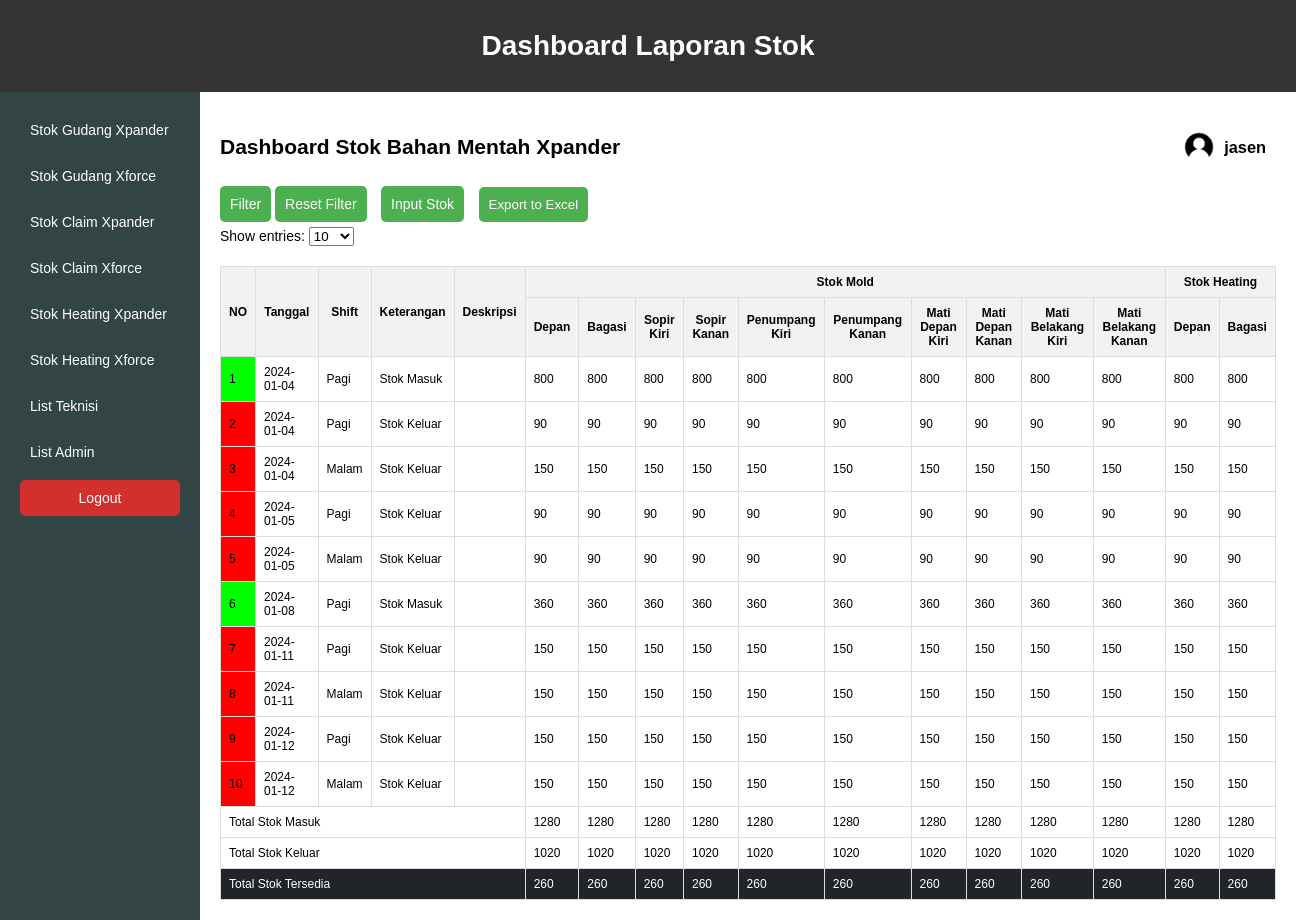
Page /stok_mt_xpander.php (signed in) on the committed database.
### tables this page shows
CREATE TABLE `mt_xpander` (
  `id_mtxp` int(5) NOT NULL,
  `tanggal` date NOT NULL,
  `keterangan` text NOT NULL,
  `deskripsi` text NOT NULL,
  `kdp` int(11) NOT NULL,
  `kbg` int(11) NOT NULL,
  `kpkr` int(11) NOT NULL,
  `kpkn` int(11) NOT NULL,
  `kskr` int(11) NOT NULL,
  `kskn` int(11) NOT NULL,
  `kmdkr` int(11) NOT NULL,
  `kmdkn` int(11) NOT NULL,
  `kmbkr` int(11) NOT NULL,
  `kmbkn` int(11) NOT NULL,
  `shift` varchar(20) NOT NULL,
  `htdp` int(11) NOT NULL,
  `htbg` int(11) NOT NULL
);

### stok_mt_xpander.php (the view, shortened to what this page needs)
<?php
$userName = $_SESSION['username'];
?>
<!DOCTYPE html>
<html lang="en">
<head>
</head>
<body>
<div class="header">
    <div>
        <h1>Dashboard Laporan Stok</h1>
    </div>
</div>
<div class="container">
        <div class="sidebar">
            <div class="menu">
                <a href="stok_mt_xpander.php?produk=xpander&jenis=bahan_mentah">Stok Gudang Xpander</a>
                <a href="stok_mt_xforce.php?produk=xforce&jenis=bahan_mentah">Stok Gudang Xforce</a>
                <a href="stok_claim_xpander.php">Stok Claim Xpander</a>
                <a href="stok_claim_xforce.php">Stok Claim Xforce</a>
                <a href="stok_ht_xpander.php?produk=xpander&jenis=heating">Stok Heating Xpander</a>
                <a href="stok_ht_xforce.php?produk=xforce&jenis=heating">Stok Heating Xforce</a>
                <a href="list_teknisi.php">List Teknisi</a>
                <a href="list_admin.php">List Admin</a>
            </div>
            <div class="logout">
                <a href="logout.php">Logout</a>
            </div>
        </div>
<div class="content">
<div class="inner-header">
<div>
     <h2>Dashboard Stok Bahan Mentah Xpander </h2>
	 </div>
	 <div class="inner-header">
        <h3><img style="max-width:30px; "src="asset/image/profile1.png"><?php echo $userName; ?></h3>
    </div>
	  </div>
    <div class="button-container">
		<a href="javascript:void(0);" onclick="toggleFilterForm()">Filter</a>
		<a href="stok_mt_xpander.php" style="margin-right:1%;">Reset Filter</a>
        <a href="input_mt_xpander.php" style="margin-right:1%;">Input Stok</a>
		<button onclick="exportToExcel()">Export to Excel</button>
    </div>
	<div class="button-container">
        <label for="showEntriesSelect">Show entries:</label>
        <select id="showEntriesSelect" onchange="showEntries()">
            <option value="10">10</option>
        </select>
    </div>
    <table>
        <thead>
            <tr>
                <th rowspan="2">NO</th>
				<th rowspan="2">Tanggal</th>
				<th rowspan="2">Shift</th>
				<th rowspan="2">Keterangan</th>
				<th rowspan="2">Deskripsi</th>
				<th colspan="10">Stok Mold</th>
				<th colspan="2">Stok Heating</th>
            </tr>
			<tr>
				<th>Depan</th>
                <th>Bagasi</th>
                <th>Sopir Kiri</th>
				<th>Sopir Kanan</th>
				<th>Penumpang Kiri</th>
				<th>Penumpang Kanan</th>
				<th>Mati Depan Kiri</th>
				<th>Mati Depan Kanan</th>
				<th>Mati Belakang Kiri</th>
				<th>Mati Belakang Kanan</th>
				<th>Depan</th>
				<th>Bagasi</th>
			</tr>
        </thead>
        <tbody>
            <?php
			$totalStokMasukMold = [
                'kdp' => 0, 'kbg' => 0, 'kpkr' => 0, 'kpkn' => 0,
                'kskr' => 0, 'kskn' => 0, 'kmdkr' => 0, 'kmdkn' => 0,
                'kmbkr' => 0, 'kmbkn' => 0
            ];
            $totalStokKeluarMold = [
                'kdp' => 0, 'kbg' => 0, 'kpkr' => 0, 'kpkn' => 0,
                'kskr' => 0, 'kskn' => 0, 'kmdkr' => 0, 'kmdkn' => 0,
                'kmbkr' => 0, 'kmbkn' => 0
            ];
            $totalStokMasukHeating = ['htdp' => 0, 'htbg' => 0];
            $totalStokKeluarHeating = ['htdp' => 0, 'htbg' => 0];
			$no = 1;
                include 'koneksi.php';
               $sql = "SELECT * FROM mt_xpander";
				$result = mysqli_query($koneksi, $sql);
                if (mysqli_num_rows($result) > 0) {
                    while($row = mysqli_fetch_assoc($result)) {
                        echo "<tr>";
						if ($row["keterangan"] == "Stok Masuk") {
							echo "<td class='stok-masuk'>" . $no . "</td>";
						} elseif ($row["keterangan"] == "Stok Keluar") {
							echo "<td class='stok-keluar'>" . $no . "</td>";
						}elseif ($row["keterangan"] == "Stok Masuk Dari Line") {
							echo "<td class='stok-masuk-line'>" . $no . "</td>";
						}
                        echo "<td>" . $row["tanggal"] . "</td>";
						echo "<td>" . $row["shift"] . "</td>";
						echo "<td>" . $row["keterangan"] . "</td>";
						echo "<td>" . $row["deskripsi"] . "</td>";
						if ($row["keterangan"] == "Stok Masuk") {
                        foreach ($totalStokMasukMold as $key => $value) {
                            $totalStokMasukMold[$key] += $row[$key];
                        }
                        foreach ($totalStokMasukHeating as $key => $value) {
                            $totalStokMasukHeating[$key] += $row[$key];
                        }
                    } elseif ($row["keterangan"] == "Stok Keluar") {
                        foreach ($totalStokKeluarMold as $key => $value) {
                            $totalStokKeluarMold[$key] += $row[$key];
                        }
                        foreach ($totalStokKeluarHeating as $key => $value) {
                            $totalStokKeluarHeating[$key] += $row[$key];
                        }
                    }
                        echo "<td>" . $row["kdp"] . "</td>";
                        echo "<td>" . $row["kbg"] . "</td>";
                        echo "<td>" . $row["kpkr"] . "</td>";
						echo "<td>" . $row["kpkn"] . "</td>";
						echo "<td>" . $row["kskr"] . "</td>";
                        echo "<td>" . $row["kskn"] . "</td>";
                        echo "<td>" . $row["kmdkr"] . "</td>";
						echo "<td>" . $row["kmdkn"] . "</td>";
						echo "<td>" . $row["kmbkr"] . "</td>";
						echo "<td>" . $row["kmbkn"] . "</td>";
						echo "<td>" . $row["htdp"] . "</td>";
						echo "<td>" . $row["htbg"] . "</td>";
						echo "</tr>";
						$no++;
					}
            } else {
                echo "<tr><td colspan='15'>Tidak ada data</td></tr>";
            }
            ?>
        </tbody>
		 <tfoot>
            <tr>
                <td colspan='5'>Total Stok Masuk</td>
                <?php
                foreach ($totalStokMasukMold as $value) {
                    echo "<td>$value</td>";
                }
                foreach ($totalStokMasukHeating as $value) {
                    echo "<td>$value</td>";
                }
                ?>
            </tr>
            <tr>
                <td colspan='5'>Total Stok Keluar</td>
                <?php
                foreach ($totalStokKeluarMold as $value) {
                    echo "<td>$value</td>";
                }
                foreach ($totalStokKeluarHeating as $value) {
                    echo "<td>$value</td>";
                }
                ?>
            </tr>
            <tr>
                <td colspan='5'>Total Stok Tersedia</td>
                <?php
                foreach ($totalStokMasukMold as $key => $value) {
                    $totalStokTersediaMold[$key] = $totalStokMasukMold[$key] - $totalStokKeluarMold[$key];
                    echo "<td>$totalStokTersediaMold[$key]</td>";
                }
                foreach ($totalStokMasukHeating as $key => $value) {
                    $totalStokTersediaHeating[$key] = $totalStokMasukHeating[$key] - $totalStokKeluarHeating[$key];
                    echo "<td>$totalStokTersediaHeating[$key]</td>";
                }
                ?>
            </tr>
        </tfoot>
    </table>
	</div>
</body>
</html>

### stok_mt_xpander.php (style rules this page uses)
body { font-family: Arial, sans-serif; margin: 20px; }
table { width: 100%; border-collapse: collapse; margin-top: 20px; font-size: 12px; }
th, td { border: 1px solid #ddd; padding: 8px; text-align: left; }
th { background-color: #f2f2f2; text-align: center; }
.button-container { margin-top: 5px; }
.button-container a, .button-container button { padding: 10px; background-color: #4CAF50; color: white; text-decoration: none; border: none; border-radius: 5px; cursor: pointer; }
table tfoot tr:last-child { background-color: #212529; color: white; }
.stok-masuk { background-color: #00FF00; }
.stok-keluar { background-color: #FF0000; }
body { font-family: Arial, sans-serif; margin: 0; font-size: 14px; display: flex; flex-direction: column; min-height: 100vh; background-color: #f4f4f4; }
h1 { text-align: center; margin: 20px 0; }
h3 { text-align: right; margin: 20px 0; }
.container { display: flex; flex: 1; }
.sidebar { background-color: #344; padding: 20px; min-width: 200px; box-sizing: border-box; color: white; }
.header { background-color: #333; padding: 10px; min-width: 200px; box-sizing: border-box; color: white; }
.menu a { text-decoration: none; padding: 10px; color: white; border-radius: 5px; margin-bottom: 10px; display: block; transition: background-color 0.3s; }
.logout { text-align: center; margin-top: auto; }
.logout a { text-decoration: none; padding: 10px; background-color: #d32f2f; color: white; border-radius: 5px; display: block; transition: background-color 0.3s; }
.content { padding: 20px; flex: 1; background-color: white; }
.inner-header { display: flex; justify-content: space-between; align-items: center; }
.inner-header { background-color: #fff; box-sizing: border-box; color: #000; }
.inner-header h2, .inner-header h3, .inner-header h3 img { margin-right: 10px; }
.inner-header h3 { display: flex; align-items: center; }
.inner-header h3 img { margin-right: 10px; }

### rows in the picture
mt_xpander: tanggal "2024-01-04", shift "Pagi", keterangan "Stok Masuk", kdp "800", kbg "800", kpkr "800", kpkn "800", kskr "800", kskn "800", kmdkr "800", kmdkn "800", kmbkr "800", kmbkn "800", htdp "800", htbg "800"
mt_xpander: tanggal "2024-01-04", shift "Pagi", keterangan "Stok Keluar", kdp "90", kbg "90", kpkr "90", kpkn "90", kskr "90", kskn "90", kmdkr "90", kmdkn "90", kmbkr "90", kmbkn "90", htdp "90", htbg "90"
mt_xpander: tanggal "2024-01-04", shift "Malam", keterangan "Stok Keluar", kdp "150", kbg "150", kpkr "150", kpkn "150", kskr "150", kskn "150", kmdkr "150", kmdkn "150", kmbkr "150", kmbkn "150", htdp "150", htbg "150"
mt_xpander: tanggal "2024-01-05", shift "Pagi", keterangan "Stok Keluar", kdp "90", kbg "90", kpkr "90", kpkn "90", kskr "90", kskn "90", kmdkr "90", kmdkn "90", kmbkr "90", kmbkn "90", htdp "90", htbg "90"
mt_xpander: tanggal "2024-01-05", shift "Malam", keterangan "Stok Keluar", kdp "90", kbg "90", kpkr "90", kpkn "90", kskr "90", kskn "90", kmdkr "90", kmdkn "90", kmbkr "90", kmbkn "90", htdp "90", htbg "90"
mt_xpander: tanggal "2024-01-08", shift "Pagi", keterangan "Stok Masuk", kdp "360", kbg "360", kpkr "360", kpkn "360", kskr "360", kskn "360", kmdkr "360", kmdkn "360", kmbkr "360", kmbkn "360", htdp "360", htbg "360"
mt_xpander: tanggal "2024-01-11", shift "Pagi", keterangan "Stok Keluar", kdp "150", kbg "150", kpkr "150", kpkn "150", kskr "150", kskn "150", kmdkr "150", kmdkn "150", kmbkr "150", kmbkn "150", htdp "150", htbg "150"
mt_xpander: tanggal "2024-01-11", shift "Malam", keterangan "Stok Keluar", kdp "150", kbg "150", kpkr "150", kpkn "150", kskr "150", kskn "150", kmdkr "150", kmdkn "150", kmbkr "150", kmbkn "150", htdp "150", htbg "150"
mt_xpander: tanggal "2024-01-12", shift "Pagi", keterangan "Stok Keluar", kdp "150", kbg "150", kpkr "150", kpkn "150", kskr "150", kskn "150", kmdkr "150", kmdkn "150", kmbkr "150", kmbkn "150", htdp "150", htbg "150"
mt_xpander: tanggal "2024-01-12", shift "Malam", keterangan "Stok Keluar", kdp "150", kbg "150", kpkr "150", kpkn "150", kskr "150", kskn "150", kmdkr "150", kmdkn "150", kmbkr "150", kmbkn "150", htdp "150", htbg "150"

### other values in the picture
$userName "jasen"
$value "1280"
$value "1020"
$totalStokTersediaMold[$key] "260"
$totalStokTersediaHeating[$key] "260"
